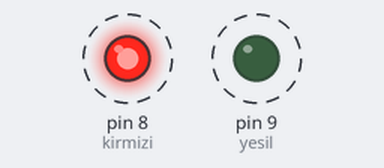
This sketch was run on a simulated Arduino Uno, built with avr-gcc and run on an emulated ATmega328P. On the bench: output pins drawn as LEDs (lit = HIGH). Dashed ring = blinking.

Above: at 0.15 s.
Timing chart, 0 to 3.0 s (numbered marks = the images above):
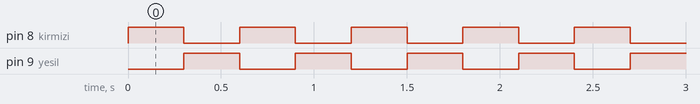

Measured:
- by itself, pin 8 (kirmizi), pin 9 (yesil): alternates HIGH for 0.30 s and LOW for 0.30 s

The sketch:

ak0050_ledeIsimVer.ino
```cpp
/*
  BU KOD NE YAPAR?
  Bu kod, ak0040 ile aynı işi yapar: 8 numaralı (kırmızı) ve 9 numaralı (yeşil) LED'i sırayla yakar.
  Fark: pin numaraları yerine LED'lere isim verilmiştir (kirmizi, yesil).
*/

/*
  ak0050 — LED'e isim ver
  Ne öğreneceğiz: Pin numarası yerine ona kendi verdiğin bir isim kullanmak; pin
    değişince tek satırı düzeltmenin yetmesi
  Malzeme: Arduino Uno kartı, USB kablosu, 2 LED (biri kırmızı biri yeşil), 2 adet
    220 ohm direnç, breadboard, 4 jumper kablo — ak0040 ile aynı devre, sökmene gerek yok
  Devre: kırmızı LED uzun bacak (+) -> Arduino pin 8
         kırmızı LED kısa bacak (-) -> 220 ohm direnç -> Arduino GND
         yeşil LED uzun bacak (+) -> Arduino pin 9
         yeşil LED kısa bacak (-) -> 220 ohm direnç -> Arduino GND

  Şimdilik kara kutu (sonra açacağız):
    void    -> "fonksiyon" konusunda açılacak (temel düzeyin ilerisinde, numarası o tur belirlenecek)
    OUTPUT  -> buton dersinde (ünite 2), INPUT ile birlikte açılacak (numarası o tur belirlenecek)
  Bunlara şimdilik dokunma, sırası gelince tek tek açacağız.
*/

// --- KAVRAM ---
// Aşağıdaki satır 8 sayısına "kirmizi" adını verir; bundan sonra 8 yerine kirmizi yazabilirsin
// const, "bu isme verilen sayı bir daha değişmeyecek" demektir
const int kirmizi = 8;
const int yesil = 9;
// İsim satırları setup ve loop'un dışında, en üstte durur; böylece hem setup hem loop
// bu isimleri kullanabilir

void setup() {
  pinMode(kirmizi, OUTPUT); // kirmizi adını verdiğimiz pini, açıp kapatabileceğimiz bir pin yap
  pinMode(yesil, OUTPUT);   // yesil adını verdiğimiz pini, açıp kapatabileceğimiz bir pin yap
}

void loop() {
  digitalWrite(kirmizi, HIGH); // kirmizi pini aç   -> kırmızı LED yanar
  digitalWrite(yesil, LOW);    // yesil pini kapat  -> yeşil LED söner
  delay(300);                  // bu durumu 300 milisaniye koru

  digitalWrite(kirmizi, LOW);  // kirmizi pini kapat -> kırmızı LED söner
  digitalWrite(yesil, HIGH);   // yesil pini aç      -> yeşil LED yanar
  delay(300);                  // bu durumu da 300 milisaniye koru
}

// --- SEN YAP ---
// 1) İki LED'i de taşı: kabloları pin 8 ve 9'dan pin 10 ve 11'e al, kodu da düzelt.
//    Kodda kaç satır değiştirdin? Şimdi ak0040'ın koduna bak: aynı taşımayı orada
//    yapsaydın kaç satır değişecekti? İki sayıyı yan yana yaz.
// 2) kirmizi ve yesil isimlerini kendi LED'lerinin gerçek renklerine göre değiştir.
//    Kaç yerde değiştirmen gerekti?
// 3) İsimleri kirmizi ve yesil yerine a ve b yap. Kod yine çalışıyor mu? Çalışıyorsa
//    isim vermek kime yarıyor — Arduino'ya mı, sana mı? İki satırda yaz.

// --- MERAK KÖŞESİ ---
// void yine karşımızda, ama bu sefer başka bir yerden
// Bu derste "const int kirmizi = 8;" yazdın: bir sayıya isim verdin ve ismin önüne
// int yazdın. int burada "bu isim bir sayı tutuyor" demek.
// void da setup ve loop'un isminin tam olarak aynı yerinde duruyor. Farkı şu:
// int "bu bir sayı" derken, void "bu listeden geriye hiçbir şey gelmez" diyor.
// İkisinin neden aynı yerde durduğunu "fonksiyon" dersinde göreceğiz.
```
